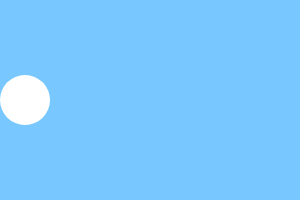
Frame 1 (no input)
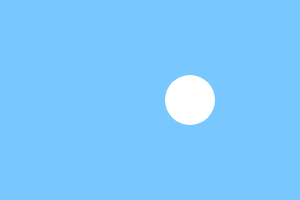
Frame 60 (no input)
Frame 120 (the mouse pressed at the canvas centre since frame 60): identical to frame 60, image omitted

The p5.js sketch that drew these frames (run headless with seeded random() and noise() and a simulated clock; from frame 60 on, the mouse is pressed at the canvas centre):

// p5.js sketch
// ── sketch.js
var x = 25;
var dir = 1;
var speed = 15

function setup() {
  createCanvas(300, 200);
  background(120, 200, 255);
}

function draw() {
  background(120, 200, 255);
  noStroke();
 
 
  
  ellipse(x, 100, 50, 50);
  if (x > 275 || x < 25) {
    dir = dir * -1;
  }
  x = x + speed * dir;
 fill((255));
  function changeColor() {
  var C1 = random(255);
  var C2 = random(255);
  var C3 = random(255);
  //x = (x + 1) % 275;
  //x = min(x + 1, 275);
  //x = x + 1;

}
}
